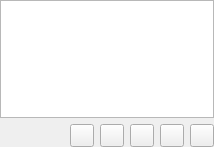
<?xml version="1.0" encoding="UTF-8"?>
<ui version="4.0">
 <class>DynamicPage</class>
 <widget class="QWidget" name="DynamicPage">
  <property name="geometry">
   <rect>
    <x>0</x>
    <y>0</y>
    <width>214</width>
    <height>147</height>
   </rect>
  </property>
  <property name="windowTitle">
   <string>Form</string>
  </property>
  <layout class="QGridLayout" name="gridLayout">
   <property name="margin">
    <number>0</number>
   </property>
   <item row="0" column="0" colspan="6">
    <widget class="ItemView" name="view"/>
   </item>
   <item row="1" column="0">
    <spacer name="horizontalSpacer">
     <property name="orientation">
      <enum>Qt::Horizontal</enum>
     </property>
     <property name="sizeHint" stdset="0">
      <size>
       <width>16</width>
       <height>20</height>
      </size>
     </property>
    </spacer>
   </item>
   <item row="1" column="1">
    <widget class="QToolButton" name="addBtn"/>
   </item>
   <item row="1" column="2">
    <widget class="QToolButton" name="editBtn"/>
   </item>
   <item row="1" column="3">
    <widget class="QToolButton" name="removeBtn"/>
   </item>
   <item row="1" column="4">
    <widget class="QToolButton" name="startBtn"/>
   </item>
   <item row="1" column="5">
    <widget class="QToolButton" name="stopBtn"/>
   </item>
  </layout>
 </widget>
 <customwidgets>
  <customwidget>
   <class>ItemView</class>
   <extends>QTreeView</extends>
   <header>itemview.h</header>
  </customwidget>
 </customwidgets>
 <resources/>
 <connections/>
</ui>
